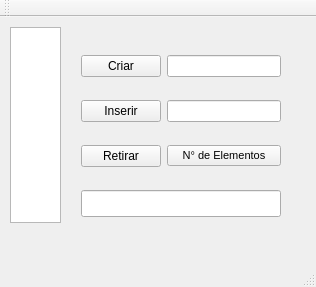
<?xml version="1.0" encoding="UTF-8"?>
<ui version="4.0">
 <class>MainWindow</class>
 <widget class="QMainWindow" name="MainWindow">
  <property name="geometry">
   <rect>
    <x>0</x>
    <y>0</y>
    <width>316</width>
    <height>287</height>
   </rect>
  </property>
  <property name="windowTitle">
   <string>Pilha</string>
  </property>
  <widget class="QWidget" name="centralWidget">
   <widget class="QTextEdit" name="textEdit_Saida">
    <property name="geometry">
     <rect>
      <x>10</x>
      <y>10</y>
      <width>51</width>
      <height>196</height>
     </rect>
    </property>
    <property name="layoutDirection">
     <enum>Qt::LeftToRight</enum>
    </property>
   </widget>
   <widget class="QWidget" name="layoutWidget">
    <property name="geometry">
     <rect>
      <x>70</x>
      <y>10</y>
      <width>222</width>
      <height>221</height>
     </rect>
    </property>
    <layout class="QGridLayout" name="gridLayout">
     <item row="0" column="0">
      <widget class="QPushButton" name="pushButton_CriarPilha">
       <property name="text">
        <string>Criar</string>
       </property>
      </widget>
     </item>
     <item row="0" column="1">
      <widget class="QLineEdit" name="lineEdit_TamanhodaPilhaCriada">
       <property name="alignment">
        <set>Qt::AlignCenter</set>
       </property>
      </widget>
     </item>
     <item row="1" column="0">
      <widget class="QPushButton" name="pushButton_inserirElemento">
       <property name="layoutDirection">
        <enum>Qt::LeftToRight</enum>
       </property>
       <property name="text">
        <string>Inserir</string>
       </property>
      </widget>
     </item>
     <item row="1" column="1">
      <widget class="QLineEdit" name="lineEdit_InserirValor">
       <property name="alignment">
        <set>Qt::AlignCenter</set>
       </property>
      </widget>
     </item>
     <item row="2" column="0">
      <widget class="QPushButton" name="pushButton_RetirarElemento">
       <property name="text">
        <string>Retirar</string>
       </property>
      </widget>
     </item>
     <item row="2" column="1">
      <widget class="QPushButton" name="pushButton_NumeroDeElementos">
       <property name="font">
        <font>
         <pointsize>8</pointsize>
        </font>
       </property>
       <property name="text">
        <string>N° de Elementos</string>
       </property>
      </widget>
     </item>
     <item row="3" column="0" colspan="2">
      <widget class="QLineEdit" name="lineEdit_NumeroDeElementos">
       <property name="font">
        <font>
         <pointsize>12</pointsize>
         <weight>75</weight>
         <bold>true</bold>
        </font>
       </property>
       <property name="alignment">
        <set>Qt::AlignCenter</set>
       </property>
      </widget>
     </item>
    </layout>
   </widget>
  </widget>
  <widget class="QMenuBar" name="menuBar">
   <property name="geometry">
    <rect>
     <x>0</x>
     <y>0</y>
     <width>316</width>
     <height>21</height>
    </rect>
   </property>
  </widget>
  <widget class="QToolBar" name="mainToolBar">
   <attribute name="toolBarArea">
    <enum>TopToolBarArea</enum>
   </attribute>
   <attribute name="toolBarBreak">
    <bool>false</bool>
   </attribute>
  </widget>
  <widget class="QStatusBar" name="statusBar"/>
 </widget>
 <layoutdefault spacing="6" margin="11"/>
 <resources/>
 <connections/>
</ui>
